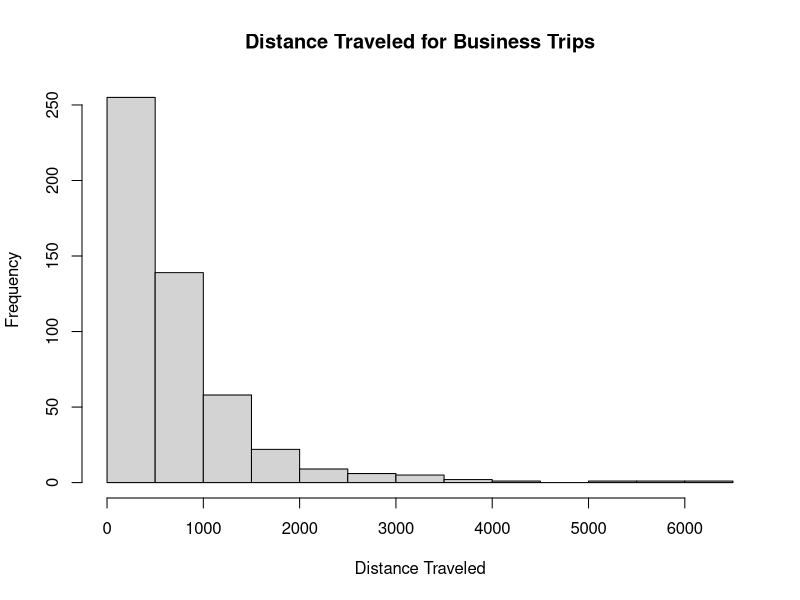
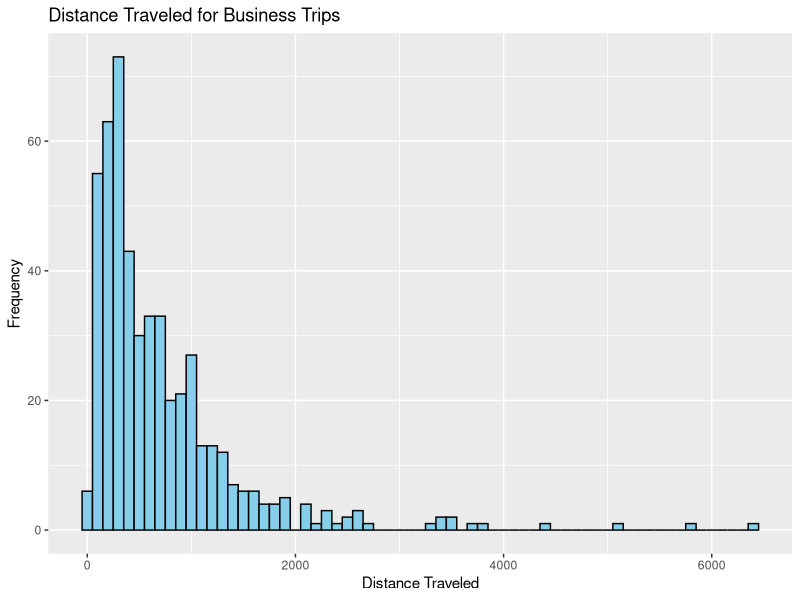
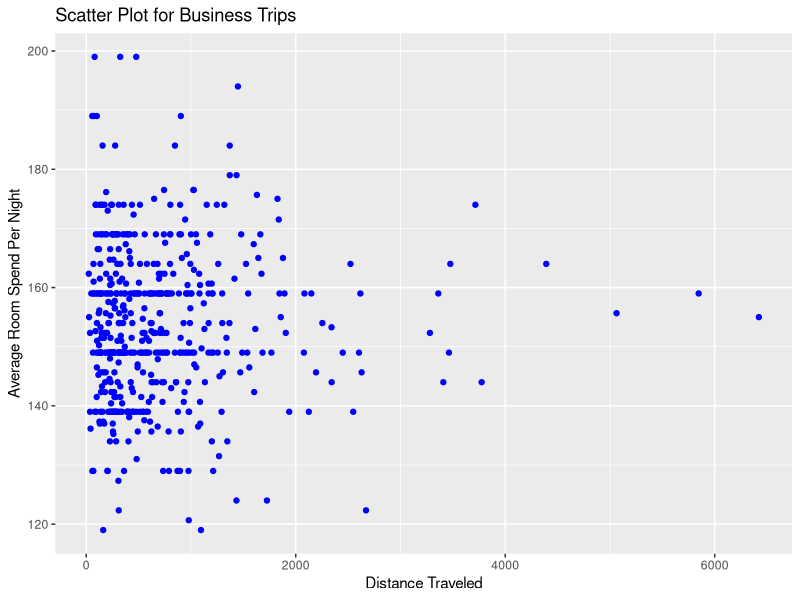
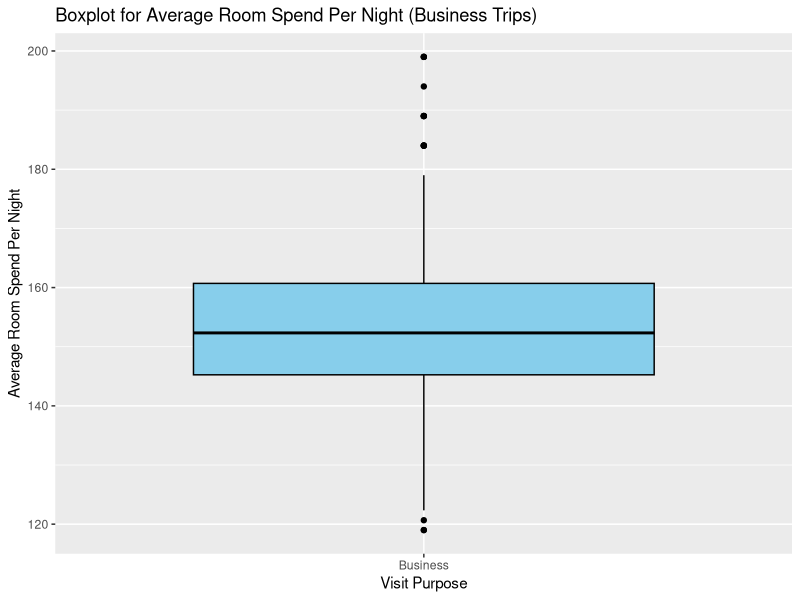

Source code (R) for these figures, in order:
## ---- chunk 1

# Call the necessary packages
library(dplyr)
library(rpart)
library(ipred)
library(caret)
library(ggplot2)
library(randomForest)
library(knitr) 
library(leaps)

client_data<-read.csv("hotelsat.csv", head=TRUE)
names(client_data)
## ---- chunk 2
# Check for missing  data 
missing_vars <-(client_data)
if (length(missing_vars) < 0) {
  stop(paste("Null", paste(missing_vars, collapse = ", ")))
}

# Split the data into training and testing sets 
train_index <- 1:500
client_data_train <- client_data[train_index, ]
client_data_test <- client_data[-train_index, ]

## ---- chunk 3

# Group training data by Visit Purpose

BusinessTrips <- client_data_train %>%
  group_by(visitPurpose = "Business")

summary(BusinessTrips)
print(min)
print(max)
## ---- chunk 4

# Histogram using base R plotting
hist(BusinessTrips$distanceTraveled, main = "Distance Traveled for Business Trips", xlab = "Distance Traveled")

# Load ggplot2 package if not already loaded
# install.packages("ggplot2")
library(ggplot2)

# Histogram using ggplot2
ggplot(BusinessTrips, aes(x = distanceTraveled)) +
  geom_histogram(binwidth = 100, fill = "skyblue", color = "black") +
  labs(title = "Distance Traveled for Business Trips", x = "Distance Traveled", y = "Frequency")

# Scatter plot using ggplot2
ggplot(BusinessTrips, aes(x = distanceTraveled, y = avgRoomSpendPerNight)) +
  geom_point(color = "blue") +
  labs(title = "Scatter Plot for Business Trips",
       x = "Distance Traveled",
       y = "Average Room Spend Per Night")


# Boxplot for avgRoomSpendPerNight in BusinessTrips
ggplot(BusinessTrips, aes(x = "Business", y = avgRoomSpendPerNight)) +
  geom_boxplot(fill = "skyblue", color = "black") +
  labs(title = "Boxplot for Average Room Spend Per Night (Business Trips)",
       x = "Visit Purpose",
       y = "Average Room Spend Per Night")
